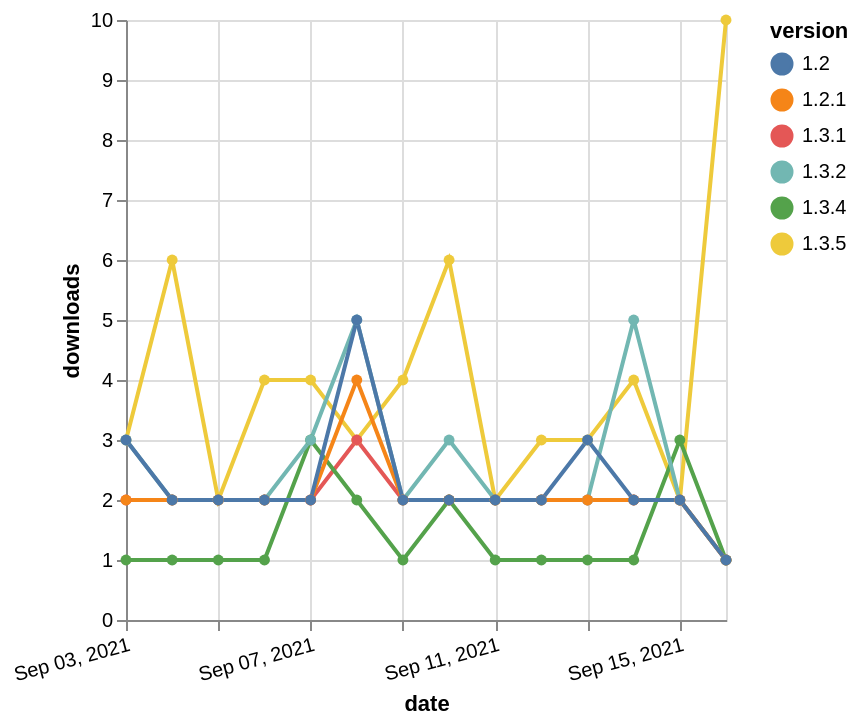

The specification (Vega-Lite) saved for this image:
### Vega-Lite specification from a JSON file in a GitHub repository (floating-point values rounded to 4 significant figures)
{"$schema": "https://vega.github.io/schema/vega-lite/v5.json", "description": "A simple bar chart with embedded data.", "data": {"values": [{"date": "2021-09-03", "total": 1588, "delta": 3, "version": "1.3.5"}, {"date": "2021-09-04", "total": 1594, "delta": 6, "version": "1.3.5"}, {"date": "2021-09-05", "total": 1596, "delta": 2, "version": "1.3.5"}, {"date": "2021-09-06", "total": 1600, "delta": 4, "version": "1.3.5"}, {"date": "2021-09-07", "total": 1604, "delta": 4, "version": "1.3.5"}, {"date": "2021-09-08", "total": 1607, "delta": 3, "version": "1.3.5"}, {"date": "2021-09-09", "total": 1611, "delta": 4, "version": "1.3.5"}, {"date": "2021-09-10", "total": 1617, "delta": 6, "version": "1.3.5"}, {"date": "2021-09-11", "total": 1619, "delta": 2, "version": "1.3.5"}, {"date": "2021-09-12", "total": 1622, "delta": 3, "version": "1.3.5"}, {"date": "2021-09-13", "total": 1625, "delta": 3, "version": "1.3.5"}, {"date": "2021-09-14", "total": 1629, "delta": 4, "version": "1.3.5"}, {"date": "2021-09-15", "total": 1631, "delta": 2, "version": "1.3.5"}, {"date": "2021-09-16", "total": 1641, "delta": 10, "version": "1.3.5"}, {"date": "2021-09-03", "total": 2514, "delta": 2, "version": "1.3.1"}, {"date": "2021-09-04", "total": 2516, "delta": 2, "version": "1.3.1"}, {"date": "2021-09-05", "total": 2518, "delta": 2, "version": "1.3.1"}, {"date": "2021-09-06", "total": 2520, "delta": 2, "version": "1.3.1"}, {"date": "2021-09-07", "total": 2522, "delta": 2, "version": "1.3.1"}, {"date": "2021-09-08", "total": 2525, "delta": 3, "version": "1.3.1"}, {"date": "2021-09-09", "total": 2527, "delta": 2, "version": "1.3.1"}, {"date": "2021-09-10", "total": 2529, "delta": 2, "version": "1.3.1"}, {"date": "2021-09-11", "total": 2531, "delta": 2, "version": "1.3.1"}, {"date": "2021-09-12", "total": 2533, "delta": 2, "version": "1.3.1"}, {"date": "2021-09-13", "total": 2535, "delta": 2, "version": "1.3.1"}, {"date": "2021-09-14", "total": 2537, "delta": 2, "version": "1.3.1"}, {"date": "2021-09-15", "total": 2539, "delta": 2, "version": "1.3.1"}, {"date": "2021-09-16", "total": 2540, "delta": 1, "version": "1.3.1"}, {"date": "2021-09-03", "total": 1451, "delta": 1, "version": "1.3.4"}, {"date": "2021-09-04", "total": 1452, "delta": 1, "version": "1.3.4"}, {"date": "2021-09-05", "total": 1453, "delta": 1, "version": "1.3.4"}, {"date": "2021-09-06", "total": 1454, "delta": 1, "version": "1.3.4"}, {"date": "2021-09-07", "total": 1457, "delta": 3, "version": "1.3.4"}, {"date": "2021-09-08", "total": 1459, "delta": 2, "version": "1.3.4"}, {"date": "2021-09-09", "total": 1460, "delta": 1, "version": "1.3.4"}, {"date": "2021-09-10", "total": 1462, "delta": 2, "version": "1.3.4"}, {"date": "2021-09-11", "total": 1463, "delta": 1, "version": "1.3.4"}, {"date": "2021-09-12", "total": 1464, "delta": 1, "version": "1.3.4"}, {"date": "2021-09-13", "total": 1465, "delta": 1, "version": "1.3.4"}, {"date": "2021-09-14", "total": 1466, "delta": 1, "version": "1.3.4"}, {"date": "2021-09-15", "total": 1469, "delta": 3, "version": "1.3.4"}, {"date": "2021-09-16", "total": 1470, "delta": 1, "version": "1.3.4"}, {"date": "2021-09-03", "total": 9590, "delta": 3, "version": "1.3.2"}, {"date": "2021-09-04", "total": 9592, "delta": 2, "version": "1.3.2"}, {"date": "2021-09-05", "total": 9594, "delta": 2, "version": "1.3.2"}, {"date": "2021-09-06", "total": 9596, "delta": 2, "version": "1.3.2"}, {"date": "2021-09-07", "total": 9599, "delta": 3, "version": "1.3.2"}, {"date": "2021-09-08", "total": 9604, "delta": 5, "version": "1.3.2"}, {"date": "2021-09-09", "total": 9606, "delta": 2, "version": "1.3.2"}, {"date": "2021-09-10", "total": 9609, "delta": 3, "version": "1.3.2"}, {"date": "2021-09-11", "total": 9611, "delta": 2, "version": "1.3.2"}, {"date": "2021-09-12", "total": 9613, "delta": 2, "version": "1.3.2"}, {"date": "2021-09-13", "total": 9615, "delta": 2, "version": "1.3.2"}, {"date": "2021-09-14", "total": 9620, "delta": 5, "version": "1.3.2"}, {"date": "2021-09-15", "total": 9622, "delta": 2, "version": "1.3.2"}, {"date": "2021-09-16", "total": 9623, "delta": 1, "version": "1.3.2"}, {"date": "2021-09-03", "total": 5803, "delta": 2, "version": "1.2.1"}, {"date": "2021-09-04", "total": 5805, "delta": 2, "version": "1.2.1"}, {"date": "2021-09-05", "total": 5807, "delta": 2, "version": "1.2.1"}, {"date": "2021-09-06", "total": 5809, "delta": 2, "version": "1.2.1"}, {"date": "2021-09-07", "total": 5811, "delta": 2, "version": "1.2.1"}, {"date": "2021-09-08", "total": 5815, "delta": 4, "version": "1.2.1"}, {"date": "2021-09-09", "total": 5817, "delta": 2, "version": "1.2.1"}, {"date": "2021-09-10", "total": 5819, "delta": 2, "version": "1.2.1"}, {"date": "2021-09-11", "total": 5821, "delta": 2, "version": "1.2.1"}, {"date": "2021-09-12", "total": 5823, "delta": 2, "version": "1.2.1"}, {"date": "2021-09-13", "total": 5825, "delta": 2, "version": "1.2.1"}, {"date": "2021-09-14", "total": 5827, "delta": 2, "version": "1.2.1"}, {"date": "2021-09-15", "total": 5829, "delta": 2, "version": "1.2.1"}, {"date": "2021-09-16", "total": 5830, "delta": 1, "version": "1.2.1"}, {"date": "2021-09-03", "total": 3468, "delta": 3, "version": "1.2"}, {"date": "2021-09-04", "total": 3470, "delta": 2, "version": "1.2"}, {"date": "2021-09-05", "total": 3472, "delta": 2, "version": "1.2"}, {"date": "2021-09-06", "total": 3474, "delta": 2, "version": "1.2"}, {"date": "2021-09-07", "total": 3476, "delta": 2, "version": "1.2"}, {"date": "2021-09-08", "total": 3481, "delta": 5, "version": "1.2"}, {"date": "2021-09-09", "total": 3483, "delta": 2, "version": "1.2"}, {"date": "2021-09-10", "total": 3485, "delta": 2, "version": "1.2"}, {"date": "2021-09-11", "total": 3487, "delta": 2, "version": "1.2"}, {"date": "2021-09-12", "total": 3489, "delta": 2, "version": "1.2"}, {"date": "2021-09-13", "total": 3492, "delta": 3, "version": "1.2"}, {"date": "2021-09-14", "total": 3494, "delta": 2, "version": "1.2"}, {"date": "2021-09-15", "total": 3496, "delta": 2, "version": "1.2"}, {"date": "2021-09-16", "total": 3497, "delta": 1, "version": "1.2"}]}, "width": "container", "mark": {"type": "line", "point": {"filled": true}}, "encoding": {"x": {"field": "date", "type": "temporal", "timeUnit": "yearmonthdate", "title": "date", "axis": {"labelAngle": -15}}, "y": {"field": "delta", "type": "quantitative", "title": "downloads"}, "color": {"field": "version", "type": "nominal"}, "tooltip": {"field": "delta"}}}
